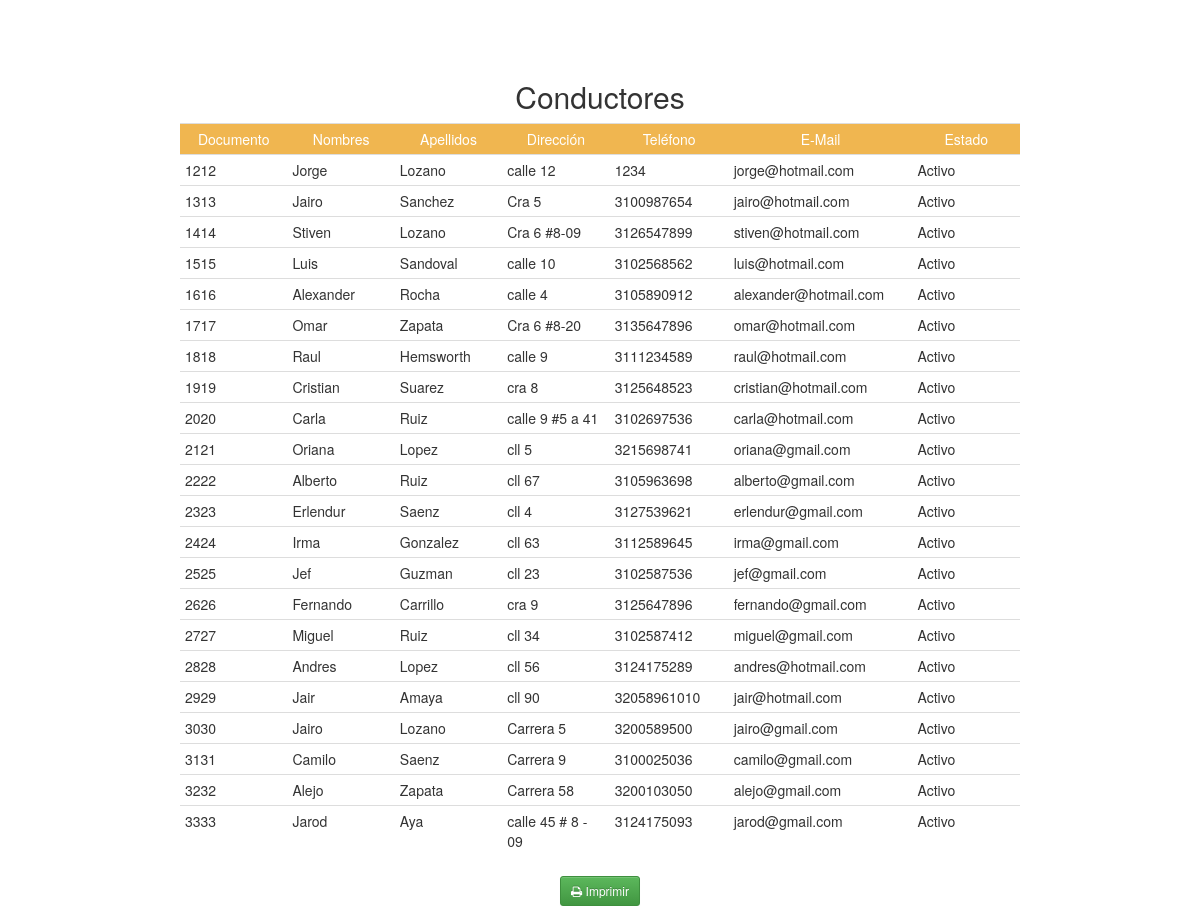
The app's page /admin/listar_conductor.php (signed in) with its own data.
### tables this page shows
CREATE TABLE `conductores` (
  `id_conductor` int(10) NOT NULL,
  `documento_conductor` int(20) NOT NULL,
  `nombres_conductor` varchar(50) NOT NULL,
  `apellidos_conductor` varchar(50) NOT NULL,
  `direccion_conductor` varchar(50) NOT NULL,
  `celular_conductor` bigint(15) NOT NULL,
  `email` varchar(50) NOT NULL,
  `password` varchar(60) NOT NULL,
  `licencia_conductor` int(20) NOT NULL,
  `vigencia_licencia` date NOT NULL,
  `id_categoria` int(3) NOT NULL,
  `id_estado` int(2) NOT NULL,
  `id_tipo_usuario` int(10) NOT NULL,
  `fecha_alta` date NOT NULL
);

CREATE TABLE `estado` (
  `id_estado` int(2) NOT NULL,
  `estado` varchar(10) NOT NULL
);

### admin/listar_conductor.php (the view, shortened to what this page needs)
<!DOCTYPE html>
<html>
<head>
    <link rel="stylesheet" type="text/css" href="../css/bootstrap.css">
    <link rel="stylesheet" type="text/css" href="../css/bootstrap-theme.css">
    <link rel="stylesheet" type="text/css" href="../estilo.css">
    <link rel="stylesheet" type="text/css" href="../font-awesome/css/font-awesome.css">
</head>
<body>
<?php
            $sql = "SELECT * FROM conductores,estado WHERE conductores.id_estado=estado.id_estado";
                $registro = mysql_query($sql);
                $resultado = mysql_num_rows($registro);
              if($resultado > 0)
              {
 ?>
    <br />
    <center>
      <br /><br />
               <h2>Conductores</h2>
               <table class="table table-condensed table-hover"  style="width:70%">
                <tr style="background: #f0b650">
                <td align="center" style="width: 10%"><font color="#fff">Documento</font></td>
                <td align="center" style="width: 10%"><font color="#fff">Nombres</font></td>
                <td align="center" style="width: 10%"><font color="#fff">Apellidos</font></td>
                <td align="center" style="width: 10%"><font color="#fff">Dirección</font></td>
                <td align="center" style="width: 10%"><font color="#fff">Teléfono</font></td>
                <td align="center" style="width: 10%"><font color="#fff">E-Mail</font></td>
                <td align="center" style="width: 10%"><font color="#fff">Estado</font></td>
               </tr>
  <?php
          while ($reg=mysql_fetch_array($registro))
                {
  ?>
                <tr>
                <td><?php echo $reg['documento_conductor']; ?></td>
                <td><?php echo $reg['nombres_conductor']; ?></td>
                <td><?php echo $reg['apellidos_conductor']; ?></td>
                <td><?php echo $reg['direccion_conductor']; ?></td>
                <td><?php echo $reg['celular_conductor']; ?></td>
                <td><?php echo $reg['email']; ?></td>
                <td><?php echo $reg['estado']; ?></td>
                </tr>
  <?php
                }
           echo "</table>";
           echo "</center>";
           echo "<center>";
           echo "<button class='btn btn-success btn-sm' value='Imprimir' onclick='window.print()'><i class='fa fa-print'></i>&nbsp;Imprimir</button>";
           echo "</center>";
          }
           else
           {
             echo "<center><br /><br /><br /><br /><br /><br />";
             echo "<h2>No Existen Conductores </h2>";
             echo "</center>";
           }
  ?>
</body>
</html>

### records on screen
conductores: documento_conductor "1212", nombres_conductor "Jorge", apellidos_conductor "Lozano", direccion_conductor "calle 12", celular_conductor "1234", email "jorge@hotmail.com", id_estado.estado "Activo"
conductores: documento_conductor "1313", nombres_conductor "Jairo", apellidos_conductor "Sanchez", direccion_conductor "Cra 5", celular_conductor "3100987654", email "jairo@hotmail.com", id_estado.estado "Activo"
conductores: documento_conductor "1414", nombres_conductor "Stiven", apellidos_conductor "Lozano", direccion_conductor "Cra 6 #8-09", celular_conductor "3126547899", email "stiven@hotmail.com", id_estado.estado "Activo"
conductores: documento_conductor "1515", nombres_conductor "Luis", apellidos_conductor "Sandoval", direccion_conductor "calle 10", celular_conductor "3102568562", email "luis@hotmail.com", id_estado.estado "Activo"
conductores: documento_conductor "1616", nombres_conductor "Alexander", apellidos_conductor "Rocha", direccion_conductor "calle 4", celular_conductor "3105890912", email "alexander@hotmail.com", id_estado.estado "Activo"
conductores: documento_conductor "1717", nombres_conductor "Omar", apellidos_conductor "Zapata", direccion_conductor "Cra 6 #8-20", celular_conductor "3135647896", email "omar@hotmail.com", id_estado.estado "Activo"
conductores: documento_conductor "1818", nombres_conductor "Raul", apellidos_conductor "Hemsworth", direccion_conductor "calle 9", celular_conductor "3111234589", email "raul@hotmail.com", id_estado.estado "Activo"
conductores: documento_conductor "1919", nombres_conductor "Cristian", apellidos_conductor "Suarez", direccion_conductor "cra 8", celular_conductor "3125648523", email "cristian@hotmail.com", id_estado.estado "Activo"
conductores: documento_conductor "2020", nombres_conductor "Carla", apellidos_conductor "Ruiz", direccion_conductor "calle 9 #5 a 41", celular_conductor "3102697536", email "carla@hotmail.com", id_estado.estado "Activo"
conductores: documento_conductor "2121", nombres_conductor "Oriana", apellidos_conductor "Lopez", direccion_conductor "cll 5", celular_conductor "3215698741", email "oriana@gmail.com", id_estado.estado "Activo"
conductores: documento_conductor "2222", nombres_conductor "Alberto", apellidos_conductor "Ruiz", direccion_conductor "cll 67", celular_conductor "3105963698", email "alberto@gmail.com", id_estado.estado "Activo"
conductores: documento_conductor "2323", nombres_conductor "Erlendur", apellidos_conductor "Saenz", direccion_conductor "cll 4", celular_conductor "3127539621", email "erlendur@gmail.com", id_estado.estado "Activo"
conductores: documento_conductor "2424", nombres_conductor "Irma", apellidos_conductor "Gonzalez", direccion_conductor "cll 63", celular_conductor "3112589645", email "irma@gmail.com", id_estado.estado "Activo"
conductores: documento_conductor "2525", nombres_conductor "Jef", apellidos_conductor "Guzman", direccion_conductor "cll 23", celular_conductor "3102587536", email "jef@gmail.com", id_estado.estado "Activo"
conductores: documento_conductor "2626", nombres_conductor "Fernando", apellidos_conductor "Carrillo", direccion_conductor "cra 9", celular_conductor "3125647896", email "fernando@gmail.com", id_estado.estado "Activo"
conductores: documento_conductor "2727", nombres_conductor "Miguel", apellidos_conductor "Ruiz", direccion_conductor "cll 34", celular_conductor "3102587412", email "miguel@gmail.com", id_estado.estado "Activo"
conductores: documento_conductor "2828", nombres_conductor "Andres", apellidos_conductor "Lopez", direccion_conductor "cll 56", celular_conductor "3124175289", email "andres@hotmail.com", id_estado.estado "Activo"
conductores: documento_conductor "2929", nombres_conductor "Jair", apellidos_conductor "Amaya", direccion_conductor "cll 90", celular_conductor "32058961010", email "jair@hotmail.com", id_estado.estado "Activo"
conductores: documento_conductor "3030", nombres_conductor "Jairo", apellidos_conductor "Lozano", direccion_conductor "Carrera 5", celular_conductor "3200589500", email "jairo@gmail.com", id_estado.estado "Activo"
conductores: documento_conductor "3131", nombres_conductor "Camilo", apellidos_conductor "Saenz", direccion_conductor "Carrera 9", celular_conductor "3100025036", email "camilo@gmail.com", id_estado.estado "Activo"
conductores: documento_conductor "3232", nombres_conductor "Alejo", apellidos_conductor "Zapata", direccion_conductor "Carrera 58", celular_conductor "3200103050", email "alejo@gmail.com", id_estado.estado "Activo"
conductores: documento_conductor "3333", nombres_conductor "Jarod", apellidos_conductor "Aya", direccion_conductor "calle 45 # 8 - 09", celular_conductor "3124175093", email "jarod@gmail.com", id_estado.estado "Activo"
